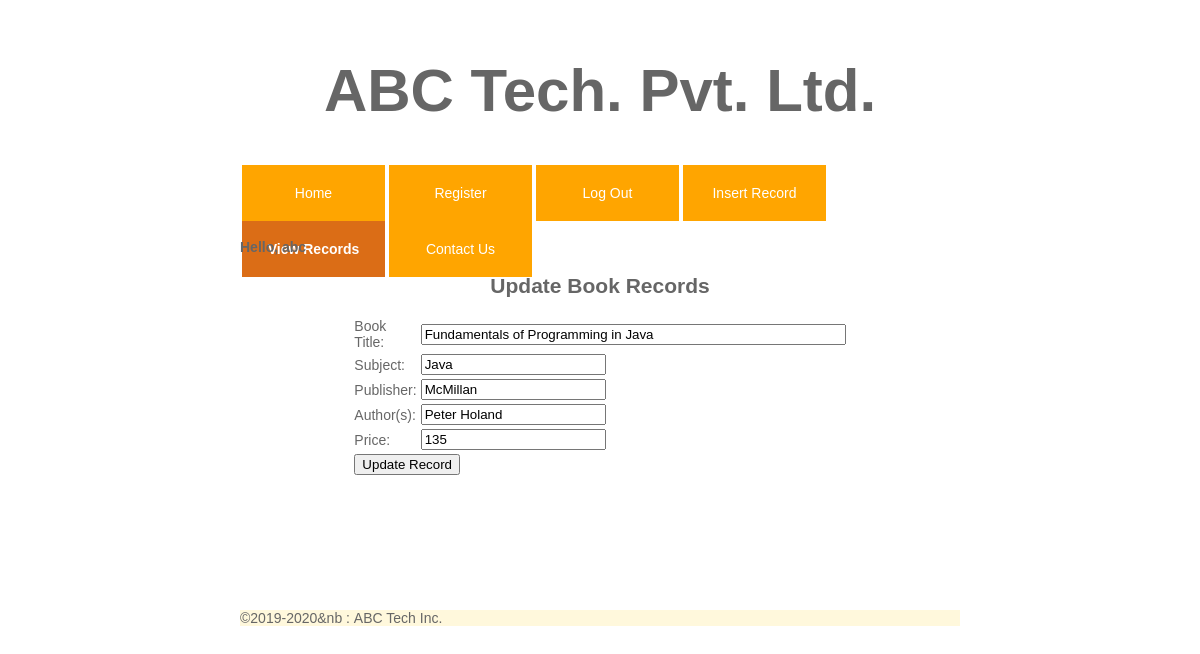
Page /update_book.php?id=1 (signed in) on the committed database.
### tables this page shows
CREATE TABLE `tblbooks` (
  `id` int(11) NOT NULL,
  `title` varchar(150) NOT NULL,
  `subject` varchar(100) NOT NULL,
  `publisher` varchar(150) NOT NULL,
  `authors` varchar(150) NOT NULL,
  `price` double NOT NULL
);

### update_book.php (the view, shortened to what this page needs)
<!DOCTYPE html>
<html>
    <head>
        <link rel="stylesheet" href="_css/main_style.css">
    </head>
    <body>
          <?php
            require_once 'header.php';
        ?>
        <div class="wrapper">
            <div class="home-main-wrapper">
                <?php
                if (!isset($_SESSION['user_name'])) {
                    echo "<h1>Access denied</h1>";
                    echo "<h2>Please, Log in to enable this page</h2>";
                }
                else {
                    echo "<h4>Hello, ". $_SESSION['user_name']. "</h4>";
                    echo "<h2>Update Book Records </h2>";
                    require_once 'config.php';
                    $id = $_REQUEST['id'];
                    $query = "select * from tblbooks where id=$id";
                    $result = mysqli_query($conn, $query);
                    if($result == 1){
                        $row = mysqli_fetch_assoc($result);
                        echo "<form id='update_book' name='update_book' action ='update_book1.php?id=". $id  ."' method ='post'>";
                        echo "<table style = 'margin:0 auto; width:50%;'>";
                        echo "<tr>";
                        echo "<td>Book Title:</td>";
                        echo "<td>";
                        echo "<input type = 'text' id='book_title' name = 'book_title' size = '50' value='". $row['title']. " ' autofocus>";
                        echo "</td>";
                        echo "</tr>";
                        echo "<tr>";
                        echo "<td>Subject:</td>";
                        echo "<td><input type = 'text' id='subject' name = 'subject' value='". $row['subject']. "'></td>";
                        echo "</tr>";
                        echo "<tr>";
                        echo "<td>Publisher:</td>";
                        echo "<td><input type = 'text' id='publisher' name = 'publisher' value='". $row['publisher']. "'></td>";
                        echo "</tr>";
                        echo "<tr>";
                        echo "<td>Author(s):</td>";
                        echo "<td><input type = 'text' id='authors' name = 'authors' value='". $row['authors']. "'></td>";
                        echo "</tr>";
                        echo "<tr>";
                        echo "<td>Price:</td>";
                        echo "<td>";
                        echo "<input type = 'text' id='price' name = 'price' value='". $row['price']. "'>";
                        echo "</td>";
                        echo "</tr>";
                        echo "<tr><td colspan = '2'><input type = 'submit' value = 'Update Record'></td></tr>";
                        echo" <tr>";
                        echo "<td colspan = '2' style = 'text-align:center;'>";
                        echo "<br>";
                        echo "</td>";
                        echo "</tr>";
                        echo "</table>";
                        echo "</form>";
                    }
                    else
                    {
                        echo "<h2>Something went wrong! Could not open update record page!</h2>";
                        echo '<h3>Please, contact the Admin.</h3>';
                    }
                }
                ?>
            </div>
            <br><br><br><br><br><br><br>
        </div>
      <?php
        require_once 'footer.php';
        ?>
    </body>
</html>

### _css/main_style.css (style rules this page uses)
body { margin: 0px; padding: 0px; font-family:Arial, Helvetica, Verdana, sans-serif; font-size:14px; color: #666666; background:#FFFFFF; }
h1, h2, h3 { text-align: center; }
.wrapper { margin:0 20%; padding-top: 0; padding-bottom: 0; }

### rows in the picture
tblbooks: book_title "Fundamentals of Programming in Java", subject "Java", publisher "McMillan", authors "Peter Holand", price "135"

### other values in the picture
$_SESSION['user_name'] "abc"
